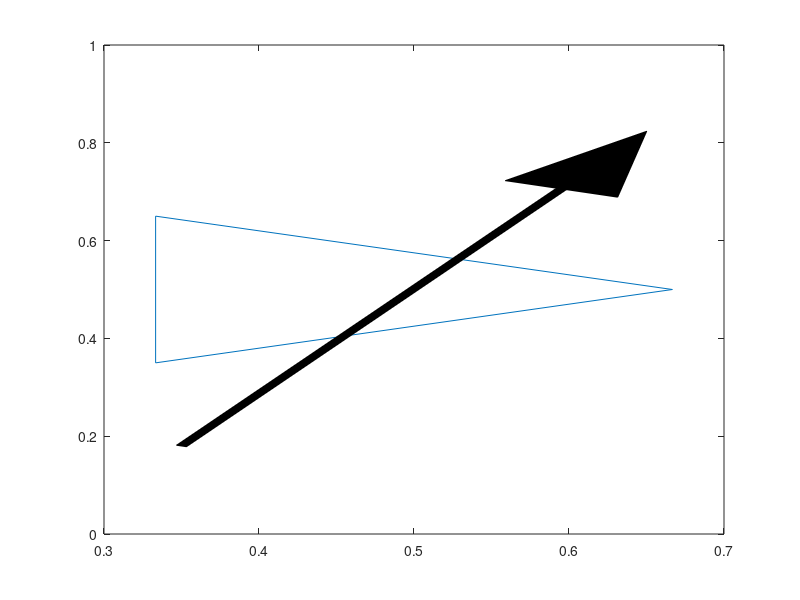

This chart was generated by the following MATLAB code:






patch([0,1,1,0,0],[0,0,1,1,0],[1,1,1]);


patch([0.3333,0.6667,0.3333,0.3333],[0.35,0.5,0.65,0.35],...
[0.9765,0.9765,0.9765])
plot([0.3333,0.6667,0.3333,0.3333],[0.35,0.5,0.65,0.35])






patch([0.3468,0.3532,0.5983,0.5919],[0.1815,0.1785,0.7042,0.7071],[0,0,0])
patch([0.5589,0.6314,0.6501],[0.7226,0.6888,0.8235],[0,0,0])